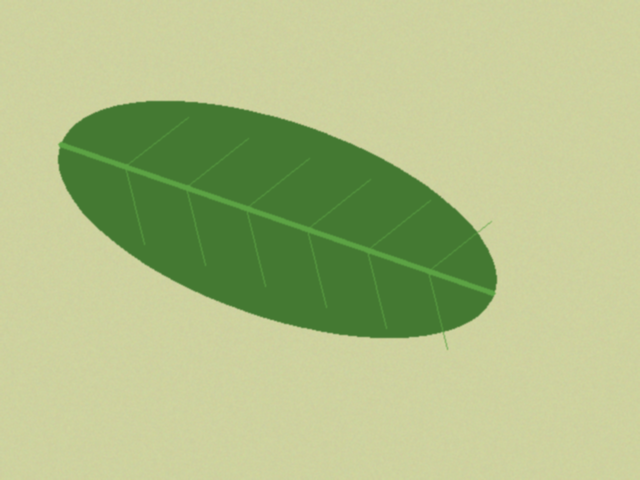
#> input picture src/data/sintesis/bersih/teh_001.png, 640 x 480 px
$ python -i praproses.py   (imports and definitions only)
#> lines starting #> are read from the running program, lines starting #| are printed output that depends on the picture
"""praproses.py: rangkaian praproses SIMUTEH."""
import json
import cv2
import numpy as np

PARAM_BAWAAN = {"lebar": 640, "gamma": "auto", "clahe_clip": 1.0, "clahe_tile": 4,
    "clahe_otomatis": True, "batas_tidak_rata": 0.65, "penapis": "median",
    "kernel": 3, "sigma": 1.0, "tajam_k": 0.0}

def gamma_otomatis(img_bgr):
    v = cv2.cvtColor(img_bgr, cv2.COLOR_BGR2HSV)[:, :, 2]
    if v.mean() > 210:
        return 1.6
    if v.std() < 20:
        return 1.0
    if np.percentile(v, 95) < 200:
        return 0.6
    return 1.0

def indeks_tidak_rata(img_bgr):
    v = cv2.cvtColor(img_bgr, cv2.COLOR_BGR2HSV)[:, :, 2].astype(float)
    h, w = v.shape
    blok = [np.percentile(v[i*h//4:(i+1)*h//4, j*w//4:(j+1)*w//4], 90)
            for i in range(4) for j in range(4)]
    return (max(blok) - min(blok)) / np.mean(blok)

def praproses(img_bgr, p=None):
    p = {**PARAM_BAWAAN, **(p or {})}
    h, w = img_bgr.shape[:2]
    img = cv2.resize(img_bgr, (p["lebar"], int(round(h * p["lebar"] / w))), interpolation=cv2.INTER_AREA)
    g = gamma_otomatis(img) if p["gamma"] == "auto" else float(p["gamma"])
    if g != 1.0:
        lut = np.array([255 * (i / 255) ** g for i in range(256)])
        img = cv2.LUT(img, lut.clip(0, 255).astype(np.uint8))
    pakai_clahe = p["clahe_clip"] > 0
    if pakai_clahe and p["clahe_otomatis"]:
        pakai_clahe = indeks_tidak_rata(img) > p["batas_tidak_rata"]
    if pakai_clahe:
        hsv = cv2.cvtColor(img, cv2.COLOR_BGR2HSV)
        clahe = cv2.createCLAHE(clipLimit=p["clahe_clip"], tileGridSize=(p["clahe_tile"], p["clahe_tile"]))
        hsv[:, :, 2] = clahe.apply(hsv[:, :, 2])
        img = cv2.cvtColor(hsv, cv2.COLOR_HSV2BGR)
    k = p["kernel"]
    if p["penapis"] == "rerata":
        img = cv2.blur(img, (k, k))
    elif p["penapis"] == "gaussian":
        img = cv2.GaussianBlur(img, (k, k), p["sigma"])
    elif p["penapis"] == "median":
        img = cv2.medianBlur(img, k)
    if p["tajam_k"] > 0:
        blur = cv2.GaussianBlur(img, (5, 5), 1.0)
        img = cv2.addWeighted(img, 1 + p["tajam_k"], blur, -p["tajam_k"], 0)
    return img

def simpan_param(p, path="../hasil/param_praproses.json"):
    with open(path, "w") as f:
        json.dump({**PARAM_BAWAAN, **p}, f, indent=2)

>>> import cv2
>>> picture = cv2.imread('data/sintesis/bersih/teh_001.png')
#> picture is the input picture: shape (480, 640, 3); mean B, G, R 133.9, 189.7, 174.3
>>> result = praproses(picture)
#> in gamma_otomatis, `v = cv2.cvtColor(img_bgr, cv2.COLOR_BGR2HSV)[:, :, 2]`:
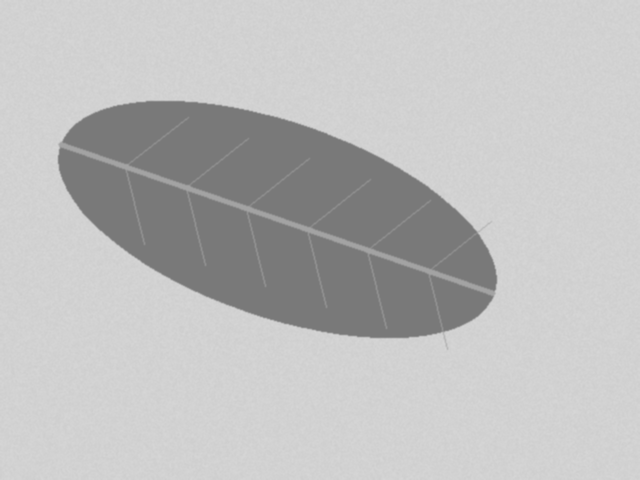
#> v: shape (480, 640); min 121, max 214, mean 189.7
#> in praproses, `g = gamma_otomatis(img) if p["gamma"] == "auto" else float(p["gamma"])`: g = 1
#> in indeks_tidak_rata, `blok = [np.percentile(v[i*h//4:(i+1)*h//4, j*w//4:(j+1)*w//4], 90) for..`: blok = [211, 211, 211, 211, 211, 129, 211, 211, 211, 211, 210, 211, 211, 211, 211, 211]
#> in praproses, `pakai_clahe = indeks_tidak_rata(img) > p["batas_tidak_rata"]`: pakai_clahe = False

$ run again, on src/data/sintesis/bersih/teh_002.png
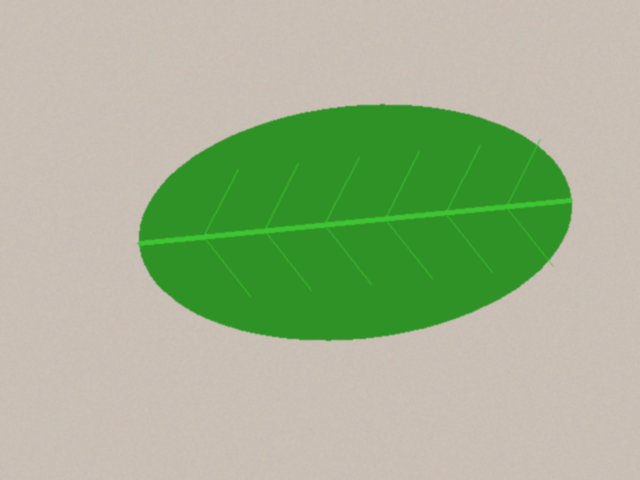
#> input picture src/data/sintesis/bersih/teh_002.png, 640 x 480 px
#> picture is the input picture: shape (480, 640, 3); mean B, G, R 143.7, 179.5, 160.9
#> in gamma_otomatis, `v = cv2.cvtColor(img_bgr, cv2.COLOR_BGR2HSV)[:, :, 2]`:
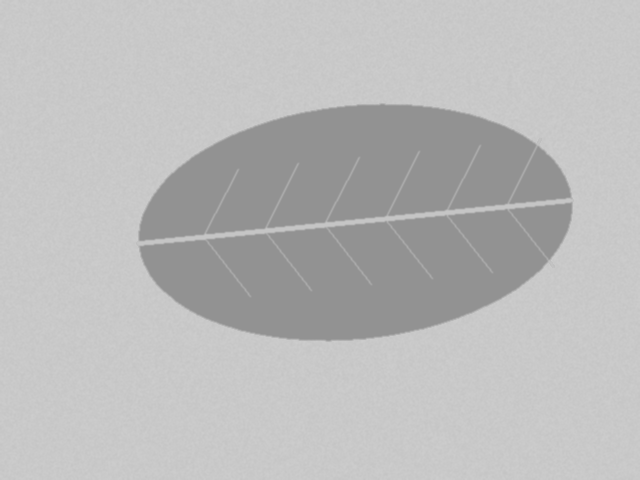
#> v: shape (480, 640); min 146, max 205, mean 186.8
#> g = 1
#> blok = [202, 202, 202, 202, 202, 200, 149, 202, 202, 201, 201, 202, 202, 202, 202, 202]
#> pakai_clahe = False

$ run again, on src/data/sintesis/bersih/teh_003.png
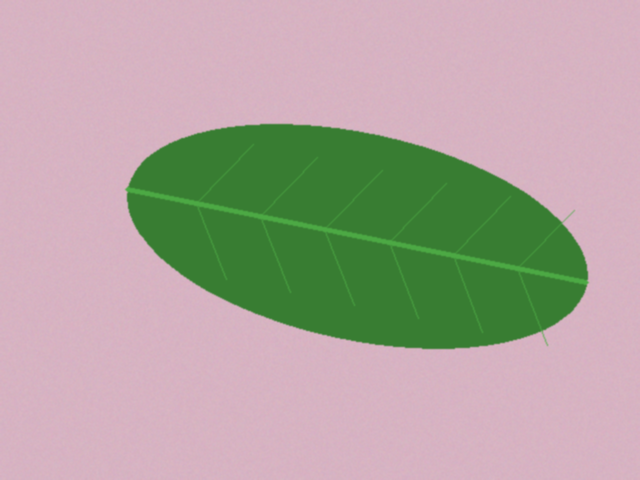
#> input picture src/data/sintesis/bersih/teh_003.png, 640 x 480 px
#> picture is the input picture: shape (480, 640, 3); mean B, G, R 158.1, 165.7, 175.4
#> in gamma_otomatis, `v = cv2.cvtColor(img_bgr, cv2.COLOR_BGR2HSV)[:, :, 2]`:
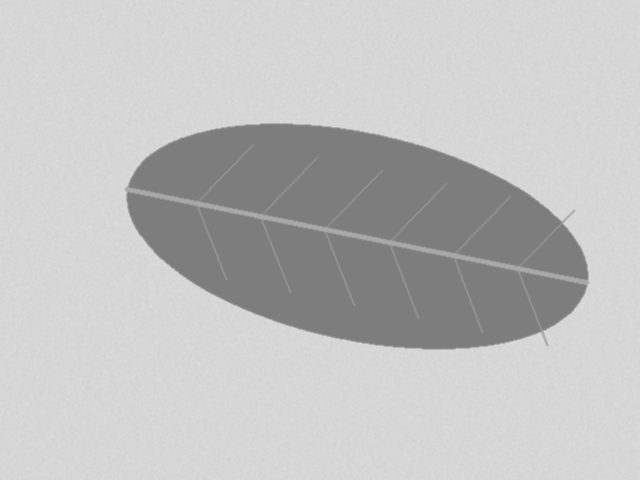
#> v: shape (480, 640); min 125, max 219, mean 192.6
#> g = 1
#> blok = [216, 216, 216, 216, 216, 167, 214, 216, 216, 216, 213, 216, 216, 216, 216, 216]
#> pakai_clahe = False
